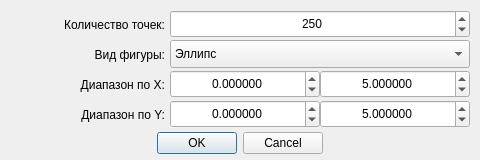
<?xml version="1.0" encoding="UTF-8"?><ui version="4.0"><class>GenDialog</class><widget class="QDialog" name="GenDialog"><property name="windowModality"><enum>Qt::ApplicationModal</enum></property><property name="geometry"><rect><x>0</x><y>0</y><width>480</width><height>160</height></rect></property><property name="windowTitle"><string>Сгенерировать исходные данные случайно</string></property><widget class="QDialogButtonBox" name="buttonBox"><property name="geometry"><rect><x>10</x><y>130</y><width>460</width><height>27</height></rect></property><property name="orientation"><enum>Qt::Horizontal</enum></property><property name="standardButtons"><set>QDialogButtonBox::Cancel|QDialogButtonBox::Ok</set></property><property name="centerButtons"><bool>true</bool></property></widget><widget class="QSpinBox" name="spinPoints"><property name="geometry"><rect><x>170</x><y>10</y><width>300</width><height>28</height></rect></property><property name="sizePolicy"><sizepolicy hsizetype="Minimum" vsizetype="Fixed"><horstretch>0</horstretch><verstretch>0</verstretch></sizepolicy></property><property name="maximumSize"><size><width>16777215</width><height>16777215</height></size></property><property name="alignment"><set>Qt::AlignCenter</set></property><property name="correctionMode"><enum>QAbstractSpinBox::CorrectToNearestValue</enum></property><property name="maximum"><number>1000000</number></property><property name="singleStep"><number>10</number></property><property name="value"><number>250</number></property></widget><widget class="QLabel" name="labelKind"><property name="geometry"><rect><x>5</x><y>45</y><width>160</width><height>20</height></rect></property><property name="sizePolicy"><sizepolicy hsizetype="Preferred" vsizetype="Preferred"><horstretch>0</horstretch><verstretch>0</verstretch></sizepolicy></property><property name="text"><string>Вид фигуры:</string></property><property name="alignment"><set>Qt::AlignRight|Qt::AlignTrailing|Qt::AlignVCenter</set></property><property name="wordWrap"><bool>false</bool></property></widget><widget class="QComboBox" name="comboKind"><property name="geometry"><rect><x>170</x><y>40</y><width>300</width><height>28</height></rect></property><property name="sizePolicy"><sizepolicy hsizetype="Minimum" vsizetype="Fixed"><horstretch>0</horstretch><verstretch>0</verstretch></sizepolicy></property><property name="maximumSize"><size><width>16777215</width><height>16777215</height></size></property><item><property name="text"><string>Эллипс</string></property></item><item><property name="text"><string>Прямоугольник</string></property></item></widget><widget class="QLabel" name="labelPoints"><property name="geometry"><rect><x>5</x><y>15</y><width>160</width><height>20</height></rect></property><property name="maximumSize"><size><width>16777215</width><height>16777215</height></size></property><property name="text"><string>Количество точек:</string></property><property name="alignment"><set>Qt::AlignRight|Qt::AlignTrailing|Qt::AlignVCenter</set></property></widget><widget class="QLabel" name="labelX"><property name="geometry"><rect><x>5</x><y>75</y><width>160</width><height>20</height></rect></property><property name="text"><string>Диапазон по X:</string></property><property name="alignment"><set>Qt::AlignRight|Qt::AlignTrailing|Qt::AlignVCenter</set></property></widget><widget class="QLabel" name="labelY"><property name="geometry"><rect><x>5</x><y>105</y><width>160</width><height>20</height></rect></property><property name="text"><string>Диапазон по Y:</string></property><property name="alignment"><set>Qt::AlignRight|Qt::AlignTrailing|Qt::AlignVCenter</set></property></widget><widget class="QDoubleSpinBox" name="spinXfrom"><property name="geometry"><rect><x>170</x><y>70</y><width>150</width><height>28</height></rect></property><property name="maximumSize"><size><width>16777215</width><height>16777215</height></size></property><property name="alignment"><set>Qt::AlignCenter</set></property><property name="correctionMode"><enum>QAbstractSpinBox::CorrectToNearestValue</enum></property><property name="decimals"><number>6</number></property><property name="minimum"><double>-1000000000.000000000000000</double></property><property name="maximum"><double>1000000000.000000000000000</double></property><property name="singleStep"><double>0.500000000000000</double></property></widget><widget class="QDoubleSpinBox" name="spinXto"><property name="geometry"><rect><x>320</x><y>70</y><width>150</width><height>28</height></rect></property><property name="maximumSize"><size><width>16777215</width><height>16777215</height></size></property><property name="alignment"><set>Qt::AlignCenter</set></property><property name="correctionMode"><enum>QAbstractSpinBox::CorrectToNearestValue</enum></property><property name="decimals"><number>6</number></property><property name="minimum"><double>-1000000000.000000000000000</double></property><property name="maximum"><double>1000000000.000000000000000</double></property><property name="singleStep"><double>0.500000000000000</double></property><property name="value"><double>5.000000000000000</double></property></widget><widget class="QDoubleSpinBox" name="spinYfrom"><property name="geometry"><rect><x>170</x><y>100</y><width>150</width><height>28</height></rect></property><property name="maximumSize"><size><width>16777215</width><height>16777215</height></size></property><property name="alignment"><set>Qt::AlignCenter</set></property><property name="correctionMode"><enum>QAbstractSpinBox::CorrectToNearestValue</enum></property><property name="decimals"><number>6</number></property><property name="minimum"><double>-1000000000.000000000000000</double></property><property name="maximum"><double>1000000000.000000000000000</double></property><property name="singleStep"><double>0.500000000000000</double></property><property name="value"><double>0.000000000000000</double></property></widget><widget class="QDoubleSpinBox" name="spinYto"><property name="geometry"><rect><x>320</x><y>100</y><width>150</width><height>28</height></rect></property><property name="maximumSize"><size><width>16777215</width><height>16777215</height></size></property><property name="alignment"><set>Qt::AlignCenter</set></property><property name="correctionMode"><enum>QAbstractSpinBox::CorrectToNearestValue</enum></property><property name="decimals"><number>6</number></property><property name="minimum"><double>-1000000000.000000000000000</double></property><property name="maximum"><double>1000000000.000000000000000</double></property><property name="singleStep"><double>0.500000000000000</double></property><property name="value"><double>5.000000000000000</double></property></widget></widget><resources/><connections><connection><sender>buttonBox</sender><signal>accepted()</signal><receiver>GenDialog</receiver><slot>accept()</slot><hints><hint type="sourcelabel"><x>248</x><y>254</y></hint><hint type="destinationlabel"><x>157</x><y>274</y></hint></hints></connection><connection><sender>buttonBox</sender><signal>rejected()</signal><receiver>GenDialog</receiver><slot>reject()</slot><hints><hint type="sourcelabel"><x>316</x><y>260</y></hint><hint type="destinationlabel"><x>286</x><y>274</y></hint></hints></connection></connections></ui>
